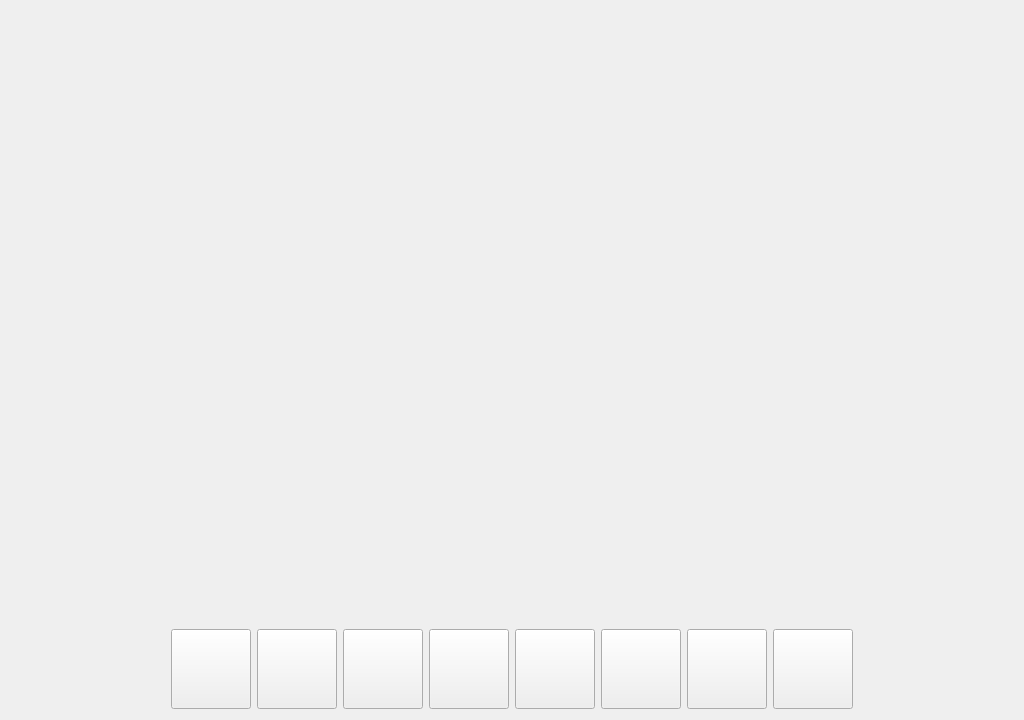
<?xml version="1.0" encoding="UTF-8"?>
<ui version="4.0">
    <class>GamePlayWindow</class>
    <widget class="QWidget" name="GamePlayWindow">
        <property name="enabled">
            <bool>true</bool>
        </property>
        <property name="geometry">
            <rect>
                <x>0</x>
                <y>0</y>
                <width>1024</width>
                <height>720</height>
            </rect>
        </property>
        <property name="minimumSize">
            <size>
                <width>1024</width>
                <height>720</height>
            </size>
        </property>
        <property name="windowTitle">
            <string>Form</string>
        </property>
        <property name="autoFillBackground">
            <bool>false</bool>
        </property>
        <layout class="QVBoxLayout" name="verticalLayout_2">
            <item>
                <layout class="QVBoxLayout" name="verticalLayout">
                    <item>
                        <layout class="QHBoxLayout" name="horizontalLayout">
                            <item>
                                <spacer name="verticalSpacer">
                                    <property name="orientation">
                                        <enum>Qt::Vertical</enum>
                                    </property>
                                    <property name="sizeHint" stdset="0">
                                        <size>
                                            <width>20</width>
                                            <height>40</height>
                                        </size>
                                    </property>
                                </spacer>
                            </item>
                        </layout>
                    </item>
                    <item>
                        <layout class="QHBoxLayout" name="horizontalLayout_2">
                            <item>
                                <spacer name="horizontalSpacer_2">
                                    <property name="orientation">
                                        <enum>Qt::Horizontal</enum>
                                    </property>
                                    <property name="sizeHint" stdset="0">
                                        <size>
                                            <width>40</width>
                                            <height>20</height>
                                        </size>
                                    </property>
                                </spacer>
                            </item>
                            <item>
                                <layout class="QHBoxLayout" name="horizontalLayout_3">
                                    <item>
                                        <widget class="QPushButton" name="button_0">
                                            <property name="sizePolicy">
                                                <sizepolicy hsizetype="Fixed" vsizetype="Fixed">
                                                    <horstretch>0</horstretch>
                                                    <verstretch>0</verstretch>
                                                </sizepolicy>
                                            </property>
                                            <property name="minimumSize">
                                                <size>
                                                    <width>80</width>
                                                    <height>80</height>
                                                </size>
                                            </property>
                                            <property name="styleSheet">
                                                <string notr="true">QPushButton{border-image:
                                                    url(:svl/textures/ui/not_selected_slot.png);}
                                                </string>
                                            </property>
                                            <property name="text">
                                                <string/>
                                            </property>
                                        </widget>
                                    </item>
                                    <item>
                                        <widget class="QPushButton" name="button_1">
                                            <property name="sizePolicy">
                                                <sizepolicy hsizetype="Fixed" vsizetype="Fixed">
                                                    <horstretch>0</horstretch>
                                                    <verstretch>0</verstretch>
                                                </sizepolicy>
                                            </property>
                                            <property name="minimumSize">
                                                <size>
                                                    <width>80</width>
                                                    <height>80</height>
                                                </size>
                                            </property>
                                            <property name="styleSheet">
                                                <string notr="true">QPushButton{border-image:
                                                    url(:svl/textures/ui/not_selected_slot.png);}
                                                </string>
                                            </property>
                                            <property name="text">
                                                <string/>
                                            </property>
                                        </widget>
                                    </item>
                                    <item>
                                        <widget class="QPushButton" name="button_2">
                                            <property name="sizePolicy">
                                                <sizepolicy hsizetype="Fixed" vsizetype="Fixed">
                                                    <horstretch>0</horstretch>
                                                    <verstretch>0</verstretch>
                                                </sizepolicy>
                                            </property>
                                            <property name="minimumSize">
                                                <size>
                                                    <width>80</width>
                                                    <height>80</height>
                                                </size>
                                            </property>
                                            <property name="acceptDrops">
                                                <bool>false</bool>
                                            </property>
                                            <property name="styleSheet">
                                                <string notr="true">QPushButton{border-image:
                                                    url(:svl/textures/ui/not_selected_slot.png);}
                                                </string>
                                            </property>
                                            <property name="text">
                                                <string/>
                                            </property>
                                        </widget>
                                    </item>
                                    <item>
                                        <widget class="QPushButton" name="button_3">
                                            <property name="sizePolicy">
                                                <sizepolicy hsizetype="Fixed" vsizetype="Fixed">
                                                    <horstretch>0</horstretch>
                                                    <verstretch>0</verstretch>
                                                </sizepolicy>
                                            </property>
                                            <property name="minimumSize">
                                                <size>
                                                    <width>80</width>
                                                    <height>80</height>
                                                </size>
                                            </property>
                                            <property name="styleSheet">
                                                <string notr="true">QPushButton{border-image:
                                                    url(:svl/textures/ui/not_selected_slot.png);}
                                                </string>
                                            </property>
                                            <property name="text">
                                                <string/>
                                            </property>
                                        </widget>
                                    </item>
                                    <item>
                                        <widget class="QPushButton" name="button_4">
                                            <property name="sizePolicy">
                                                <sizepolicy hsizetype="Fixed" vsizetype="Fixed">
                                                    <horstretch>0</horstretch>
                                                    <verstretch>0</verstretch>
                                                </sizepolicy>
                                            </property>
                                            <property name="minimumSize">
                                                <size>
                                                    <width>80</width>
                                                    <height>80</height>
                                                </size>
                                            </property>
                                            <property name="autoFillBackground">
                                                <bool>false</bool>
                                            </property>
                                            <property name="styleSheet">
                                                <string notr="true">QPushButton{border-image:
                                                    url(:svl/textures/ui/not_selected_slot.png);}
                                                </string>
                                            </property>
                                            <property name="text">
                                                <string/>
                                            </property>
                                        </widget>
                                    </item>
                                    <item>
                                        <widget class="QPushButton" name="button_5">
                                            <property name="sizePolicy">
                                                <sizepolicy hsizetype="Fixed" vsizetype="Fixed">
                                                    <horstretch>0</horstretch>
                                                    <verstretch>0</verstretch>
                                                </sizepolicy>
                                            </property>
                                            <property name="minimumSize">
                                                <size>
                                                    <width>80</width>
                                                    <height>80</height>
                                                </size>
                                            </property>
                                            <property name="styleSheet">
                                                <string notr="true">QPushButton{border-image:
                                                    url(:svl/textures/ui/not_selected_slot.png);}
                                                </string>
                                            </property>
                                            <property name="text">
                                                <string/>
                                            </property>
                                        </widget>
                                    </item>
                                    <item>
                                        <widget class="QPushButton" name="button_6">
                                            <property name="sizePolicy">
                                                <sizepolicy hsizetype="Fixed" vsizetype="Fixed">
                                                    <horstretch>0</horstretch>
                                                    <verstretch>0</verstretch>
                                                </sizepolicy>
                                            </property>
                                            <property name="minimumSize">
                                                <size>
                                                    <width>80</width>
                                                    <height>80</height>
                                                </size>
                                            </property>
                                            <property name="styleSheet">
                                                <string notr="true">QPushButton{border-image:
                                                    url(:svl/textures/ui/not_selected_slot.png);}
                                                </string>
                                            </property>
                                            <property name="text">
                                                <string/>
                                            </property>
                                        </widget>
                                    </item>
                                    <item>
                                        <widget class="QPushButton" name="button_7">
                                            <property name="sizePolicy">
                                                <sizepolicy hsizetype="Fixed" vsizetype="Fixed">
                                                    <horstretch>0</horstretch>
                                                    <verstretch>0</verstretch>
                                                </sizepolicy>
                                            </property>
                                            <property name="minimumSize">
                                                <size>
                                                    <width>80</width>
                                                    <height>80</height>
                                                </size>
                                            </property>
                                            <property name="styleSheet">
                                                <string notr="true">QPushButton{border-image:
                                                    url(:svl/textures/ui/not_selected_slot.png);}
                                                </string>
                                            </property>
                                            <property name="text">
                                                <string/>
                                            </property>
                                        </widget>
                                    </item>
                                    <item>
                                        <spacer name="verticalSpacer_2">
                                            <property name="orientation">
                                                <enum>Qt::Vertical</enum>
                                            </property>
                                            <property name="sizeType">
                                                <enum>QSizePolicy::Maximum</enum>
                                            </property>
                                            <property name="sizeHint" stdset="0">
                                                <size>
                                                    <width>0</width>
                                                    <height>80</height>
                                                </size>
                                            </property>
                                        </spacer>
                                    </item>
                                </layout>
                            </item>
                            <item>
                                <spacer name="horizontalSpacer">
                                    <property name="orientation">
                                        <enum>Qt::Horizontal</enum>
                                    </property>
                                    <property name="sizeHint" stdset="0">
                                        <size>
                                            <width>40</width>
                                            <height>20</height>
                                        </size>
                                    </property>
                                </spacer>
                            </item>
                        </layout>
                    </item>
                </layout>
            </item>
        </layout>
    </widget>
    <resources/>
    <connections/>
</ui>
